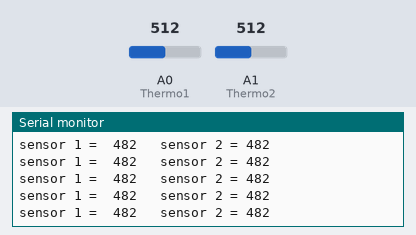
Bench run of a sketch on a simulated Arduino Uno, built with avr-gcc and run on an emulated ATmega328P. Parts: the last lines printed to the serial monitor. The test bench sets the inputs (shaded band); at power-on: A1 (Thermo2) = 512, A0 (Thermo1) = 512.

Above: at 5.7 s.
5.8 s: A1 (Thermo2) set to 84
At 5.85 s:
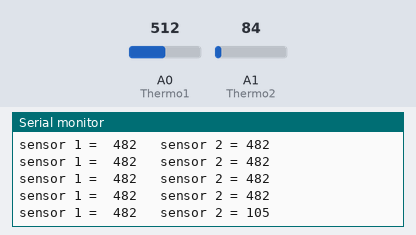
8.8 s: A1 (Thermo2) set to 72
At 8.88 s:
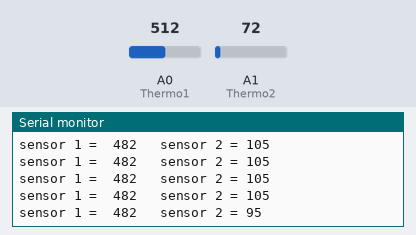
Timing chart, 0 to 11.8 s (numbered marks = the images above; inputs shaded):
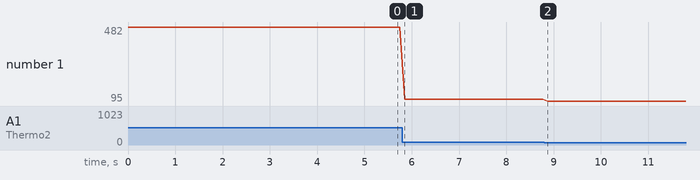

The sketch:

AnalogOutSerial.ino
```cpp
/*
Quick sketch for testing the analog output of the Portlet

It receives the thermocouple analog signals, performs a quick
conversion to degrees Farenheit and dumps it to the serial port

 by Mech Tech Labs

www.mechtechlab.com

*/

// These constants won't change.  They're used to give names
// to the pins used:
const int Thermo1 = A0;  // Analog input pin that the potentiometer is attached to
const int Thermo2 = A1;

//Buttons
const int S1 = 2;
const int S2 = 3;
const int S3 = A2;
const int S4 = A3;

int sensor1Value = 0;
int sensor2Value = 0;
int converted1Value = 0;
int converted2Value = 0;

void setup() {
  // initialize serial communications at 9600 bps:
  Serial.begin(9600);
}

void loop() {
  // read the analog in value:
  sensor1Value = analogRead(Thermo1);
  sensor2Value = analogRead(Thermo2);

  converted1Value = map(sensor1Value, 0, 1023, 32, 932);
  converted2Value = map(sensor2Value, 0, 1023, 32, 932);


  // print the analog results to the serial monitor:
  Serial.print("sensor 1 =  " );
  Serial.print(converted1Value);
  Serial.print("\t sensor 2 = ");
  Serial.println(converted2Value);

  // print the button results to the serial monitor:
  //Serial.print("b1= ");
  //Serial.print(digitalRead(S1));
  //Serial.print("\t b2= ");
  //Serial.print(digitalRead(S2));
  //Serial.print("\t b3= ");
  //Serial.print(analogRead(S3));
  //Serial.print("\t b4= ");
  //Serial.println(analogRead(S4));

  // wait 10 milliseconds before the next loop
  // for the analog-to-digital converter to settle
  // after the last reading:
  delay(100);
}
```

Measured:
- after the input at 5.8 s, the serial monitor: prints a new line after 0.05 s (image 1)
- after the input at 8.8 s, the serial monitor: prints a new line after 0.08 s (image 2)
- plotted number 1: 482 → 105 after the input at 5.8 s, 105 → 95 after the input at 8.8 s
